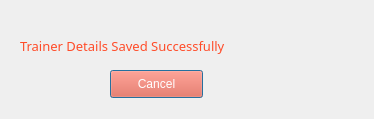
<?xml version="1.0" encoding="UTF-8"?>
<ui version="4.0">
 <class>Dialog</class>
 <widget class="QDialog" name="Dialog">
  <property name="geometry">
   <rect>
    <x>0</x>
    <y>0</y>
    <width>374</width>
    <height>119</height>
   </rect>
  </property>
  <property name="windowTitle">
   <string>Dialog</string>
  </property>
  <property name="styleSheet">
   <string notr="true">

QPushButton#CancelButton {
background-color:#FF4C29;
color:white;
}

QPushButton#CancelButton:hover {
    background-color:white;
color:#FF4C29;
}

QPushButton#CancelButton:pressed {
    background-color: rgb(224, 0, 0);     
}
</string>
  </property>
  <widget class="QLabel" name="label">
   <property name="geometry">
    <rect>
     <x>140</x>
     <y>40</y>
     <width>55</width>
     <height>16</height>
    </rect>
   </property>
   <property name="text">
    <string/>
   </property>
  </widget>
  <widget class="QLabel" name="nameLabel">
   <property name="geometry">
    <rect>
     <x>20</x>
     <y>30</y>
     <width>341</width>
     <height>31</height>
    </rect>
   </property>
   <property name="sizePolicy">
    <sizepolicy hsizetype="Expanding" vsizetype="Expanding">
     <horstretch>0</horstretch>
     <verstretch>0</verstretch>
    </sizepolicy>
   </property>
   <property name="font">
    <font>
     <family>Gill Sans MT</family>
     <pointsize>10</pointsize>
     <weight>50</weight>
     <bold>false</bold>
    </font>
   </property>
   <property name="styleSheet">
    <string notr="true">color:#FF4C29;</string>
   </property>
   <property name="text">
    <string>Trainer Details Saved Successfully</string>
   </property>
  </widget>
  <widget class="QPushButton" name="CancelButton">
   <property name="geometry">
    <rect>
     <x>110</x>
     <y>70</y>
     <width>93</width>
     <height>28</height>
    </rect>
   </property>
   <property name="text">
    <string>Cancel</string>
   </property>
  </widget>
 </widget>
 <resources/>
 <connections/>
</ui>
